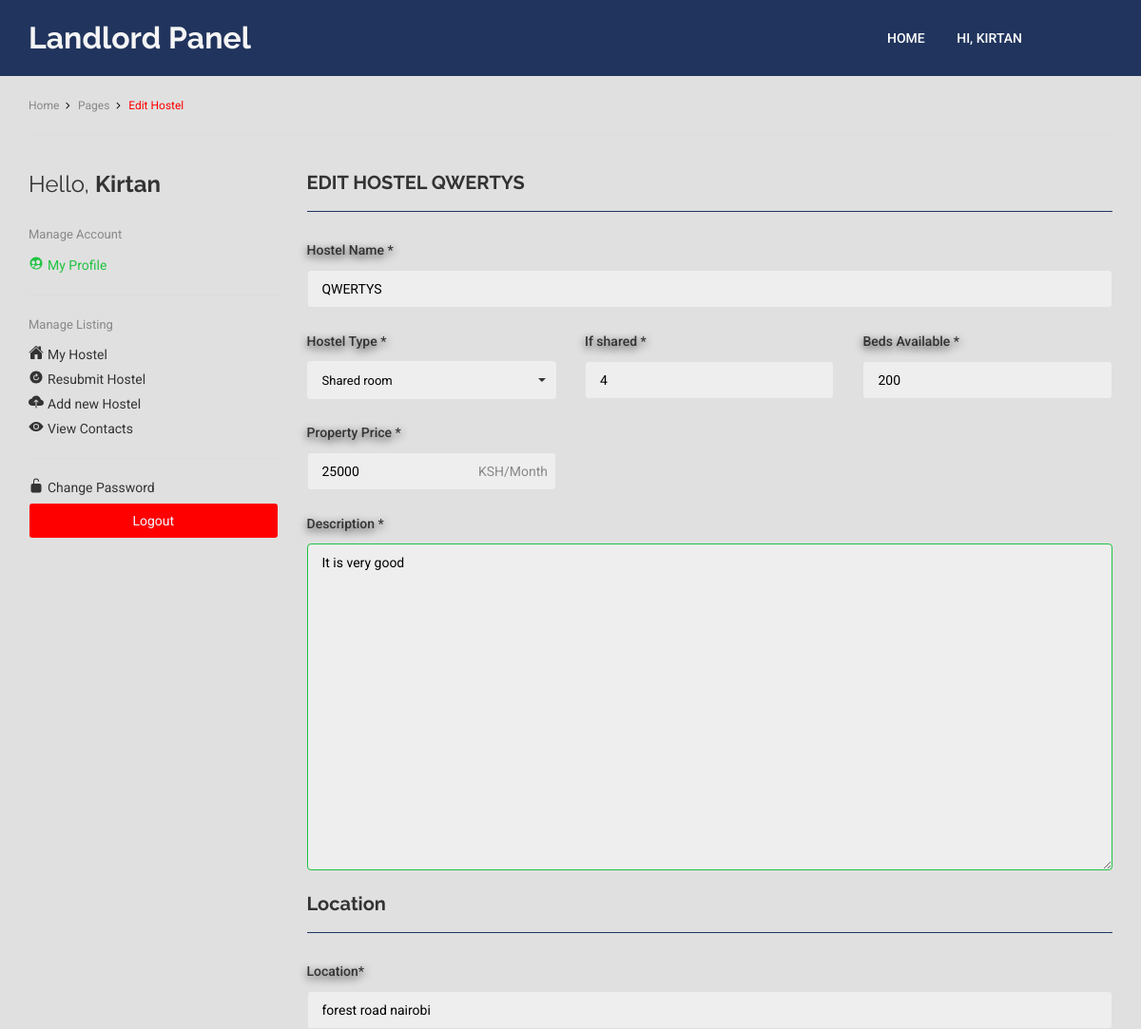
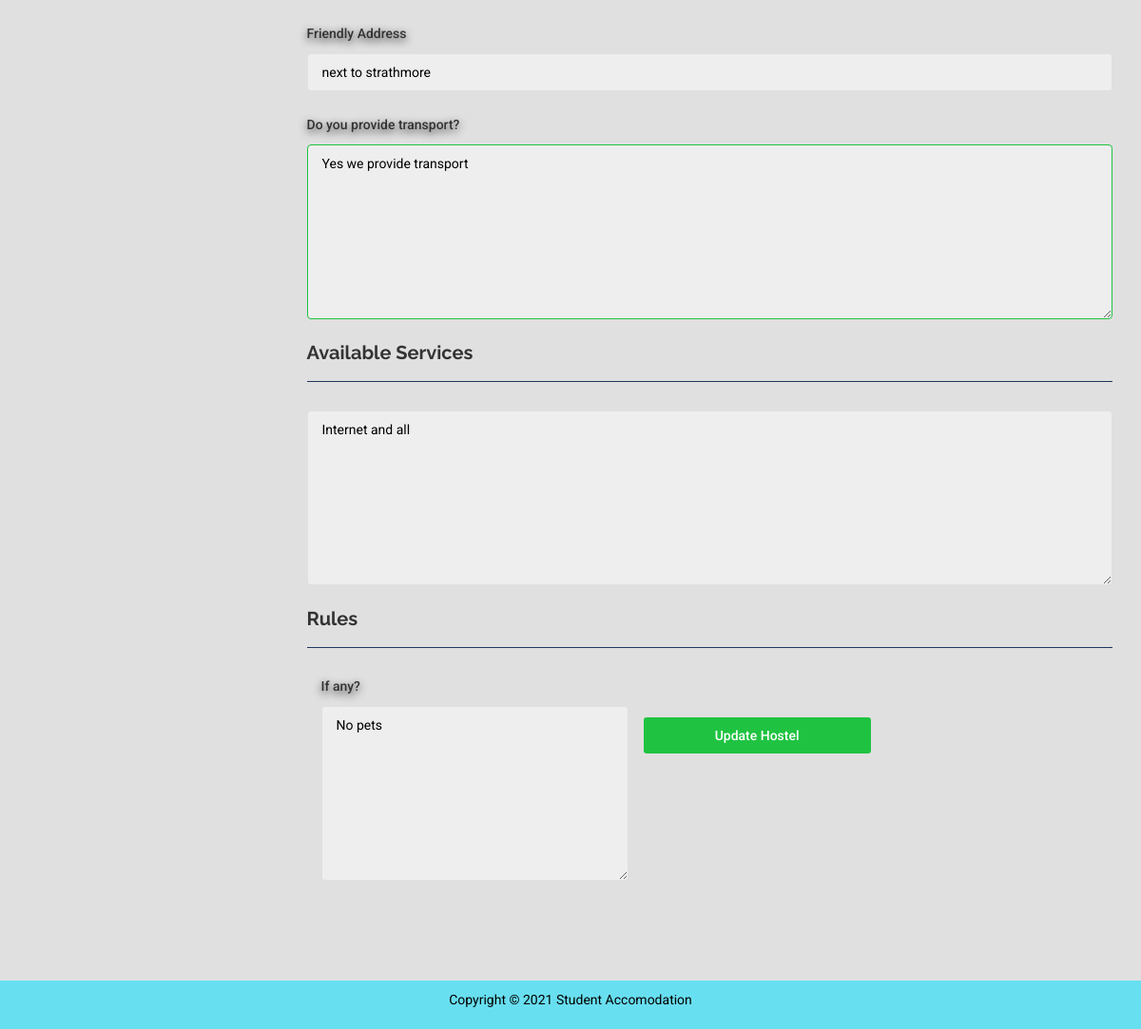
/landlord/update_hostel.php?edit_hostel=3 (signed in), run on the app's committed database (2 pictures, top to bottom).
### tables this page shows
CREATE TABLE `hos_details` (
  `ID` int(11) NOT NULL,
  `agent_id` int(11) NOT NULL,
  `hos_name` varchar(50) NOT NULL,
  `hos_type` varchar(50) NOT NULL,
  `share_no` int(11) DEFAULT NULL,
  `bed_no` int(11) DEFAULT NULL,
  `price` varchar(50) NOT NULL,
  `description` varchar(255) NOT NULL,
  `ft_img` varchar(255) NOT NULL,
  `location` varchar(255) NOT NULL,
  `friendly_add` varchar(255) NOT NULL,
  `transport` varchar(255) DEFAULT NULL,
  `services` varchar(50) NOT NULL,
  `rules` varchar(50) NOT NULL,
  `uploaded_on` datetime NOT NULL DEFAULT current_timestamp(),
  `isActive` tinyint(1) NOT NULL DEFAULT 1,
  `agent_active` tinyint(1) NOT NULL DEFAULT 0
);

### landlord/update_hostel.php (the view, shortened to what this page needs)
<?php
  if (isset($_GET['edit_hostel'])) {
    $edit_id=$_GET['edit_hostel'];
}
?>
<!DOCTYPE html>
<html lang="en">
  <head>
<link rel="stylesheet" href="css/plugins.css">
<link rel="stylesheet" href="css/style.css">
  </head>
  <body>
  <section id="container" >
<?php include("includes/core_inc.php");?>
<?php
  $query="SELECT * from `hos_details` where `ID`='$edit_id'";
  $query_run=mysqli_query($con,$query);
  $row=mysqli_fetch_assoc($query_run);
?>
<header class="header header--blue">
    <div class="container">
      <div class="header__main">
        <div class="header__logo">
          <a href="#">
            <h1 style="color: whitesmoke;">Landlord Panel</h1>
          </a>
        </div>
        <div class="header__menu header__menu--v1">
          <ul class="header__nav">
            <li class="header__nav-item">
              <a href="index.php" class="header__nav-link">Home</a>
            </li>
            <li class="header__nav-item">
              <a href="#" class="header__nav-link">Hi, <?php echo $_SESSION['username_landlord'];?></a>
          </li>
          </ul>
        </div>
     </div>
   </div>
 </header>
 <div class="container">
    <ul class="ht-breadcrumbs ht-breadcrumbs--y-padding ht-breadcrumbs--b-border">
      <li class="ht-breadcrumbs__item"><a href="#" class="ht-breadcrumbs__link"><span class="ht-breadcrumbs__title">Home</span></a></li>
      <li class="ht-breadcrumbs__item"><a href="#" class="ht-breadcrumbs__link"><span class="ht-breadcrumbs__title">Pages</span></a></li>
      <li class="ht-breadcrumbs__item"><span class="ht-breadcrumbs__page">Edit Hostel</span></li>
    </ul>
    <div class="my-profile__container">
      <div class="row">
        <div class="col-md-3">
          <h2 class="bookmarked-listing__headline">Hello, <strong><?php echo $_SESSION['username_landlord'];?></strong></h2>
          <div class="settings-block">
            <span class="settings-block__title">Manage Account</span>
            <ul class="settings">
              <li class="setting setting--current"><a href="dashboard.php" class="setting__link"><ion-icon name="people-circle" class="setting__icon"></ion-icon>My Profile</a></li>
            </ul>
          </div>
          <div class="settings-block">
            <span class="settings-block__title">Manage Listing</span>
            <ul class="settings">
              <li class="setting"><a href="my_hostel.php" class="setting__link"><ion-icon name="home" class="setting__icon"></ion-icon>My Hostel</a></li>
              <li class="setting "><a href="resubmit_hostel.php" class="setting__link"><ion-icon name="refresh-circle" class="setting__icon"></ion-icon>Resubmit Hostel</a></li>
              <li class="setting "><a href="submit_hostel.php" class="setting__link"><ion-icon name="cloud-upload" class="setting__icon"></ion-icon>Add new Hostel</a></li>
              <li class="setting"><a href="viewContact.php" class="setting__link"><ion-icon name="eye" class="setting__icon"></ion-icon>View Contacts</a></li>
            </ul>
          </div>
          <div class="settings-block">
            <ul class="settings">
              <li class="setting"><a href="change-password.php" class="setting__link"><ion-icon name="lock-open" class="setting__icon"></ion-icon>Change Password</a></li>
              <form action="dashboard.php" method="post">
              <li><input type="submit" value="Logout" name="logout" class="logout" style="background-color: red; color:aliceblue" ></li>
              </form>
            </ul>
          </div>
        </div>
                <form action="update_hostel.php" method="post" enctype="multipart/form-data" id="myform">
                    <div class="col-md-9">
                        <div class="submit-property__block">
                            <h3 class="submit-property__headline"> <b> EDIT HOSTEL <?php echo $row['hos_name'] ?></b></h3>
                            <div class="submit-property__group">
                                <label for="property-title" class="submit-property__label">Hostel Name *</label>
                                <input type="text" class="submit-property__field" name="title" id="property-title" placeholder="Name of house" value="<?php echo $row['hos_name'] ?>" required>
                            </div>
                            <div class="row">
                                <div class="col-md-4">
                                    <div class="submit-property__group">
                                        <label for="property-type" class="submit-property__label">Hostel Type *</label>
                                    </div>
                                </div>
                                <div class="col-md-4">
                                    <div class="submit-property__group">
                                        <label for="property-price" class="submit-property__label">If shared *</label>
                                        <input type="number"  id="property-price" name="share_no" class="submit-property__field" placeholder="Number of people per room" value="<?php echo $row['share_no'] ?>">
                                    </div>
                                </div>
                                <div class="col-md-4">
                                    <div class="submit-property__group">
                                        <label for="property-price" class="submit-property__label">Beds Available *</label>
                                        <input type="number"  id="property-price" name="bed_no" class="submit-property__field" placeholder="No of beds available" value="<?php echo $row['bed_no'] ?>" required>
                                    </div>
                                </div>
                            </div>
                            <div class="row">
                                <div class="col-md-4">
                                    <div class="submit-property__group">
                                        <label for="property-price" class="submit-property__label">Property Price *</label>
                                        <span class="submit-property__unit">KSH/Month</span>
                                        <input type="number"  id="property-price" name="price" class="submit-property__field" placeholder="eg 10000" value="<?php echo $row['price'] ?>" required>
                                    </div>
                                </div>
                            </div>
                            <div class="submit-property__group">
                                <label for="submit-property-wysiwyg" class="submit-property__label">Description *</label>
                                <textarea required cols="30" rows="20" class="submit-property__field" name="description" placeholder="Write a detailed description of the hostel and its surrounding" style="border-color:#1fc341; border-width:1px;" ><?php echo $row['description'] ?></textarea>
                            </div>
                        </div>
                        <div class="submit-property__block">
                            <h3 class="submit-property__headline">Location</h3>
                            <div class="submit-property__group">
                                <label for="state" class="submit-property__label" >Location*</label>
                                <input type="text"  name="location" placeholder="eg kodi road, plot number 5" class="submit-property__field" value="<?php echo $row['location'] ?>" required>
                          </div>
                        <div class="submit-property__group">
                            <label for="property-address" class="submit-property__label">Friendly Address</label>
                            <input required type="text"  id="property-address" class="submit-property__field" name="address" placeholder="Opposite..../next to...." value="<?php echo $row['friendly_add'] ?>" required>
                        </div>
                        <div class="submit-property__group">
                            <label for="property-address" class="submit-property__label">Do you provide transport?</label>
                            <textarea required cols="10" rows="10" name="transport" class="submit-property__field" placeholder="Do you provide transport for the students who wish to stay at your hostel but the location is far from thier college/school/university" style="border-color:#1fc341; border-width:1px;"><?php echo $row['transport'] ?></textarea>
                        </div>
                    </div>
                    <div class="submit-property__block">
                        <h3 class="submit-property__headline"> Available Services</h3>
                        <div class="submit-property__features">
                            <div class="submit-property__group">
                                <textarea cols="10" rows="10"  id="property-map-address" class="submit-property__field"  name="services" placeholder="What services do you offer? fulltime food, internet.....etc"><?php echo $row['services'] ?></textarea>
                            </div>
                        </div>
                    </div>
                    <div class="submit-property__block">
                        <h3 class="submit-property__headline">Rules</h3>
                        <div class="submit-property__features">
                            <div class="submit-property__group">
                               <div class="col-md-5">
                                    <div class="submit-property__group">
                                        <label for="property-map-address" class="submit-property__label">If any?</label>
                                        <textarea cols="10" rows="10" class="submit-property__field"  id="property-map-address" name="rules" placeholder="Mandatory rules to be followed" required><?php echo $row['rules'] ?></textarea>
                                    </div>
                               </div>
                            </div>
                        </div>
                    </div><br/><br/>
                    <div class="submit-property__block">
                    <div class="row">
                    <input type="submit" value="Update Hostel" class="submit-property__submit" name="update_hostel">
                    </div>
                    </div>
                 </div>
                </form>
  </section>
  <?php include "includes/footer.php" ?>
  </body>
</html>

### data on the page
hos_details: hos_name "QWERTYS", title "QWERTYS", share_no "4", bed_no "200", price "25000", description "It is very good", location "forest road nairobi", address "next to strathmore", transport "Yes we provide transport", services "Internet and all", rules "No pets"

### other printed values
$_SESSION['username_landlord'] "KIRTAN"
$_SESSION['username_landlord'] "Kirtan"
